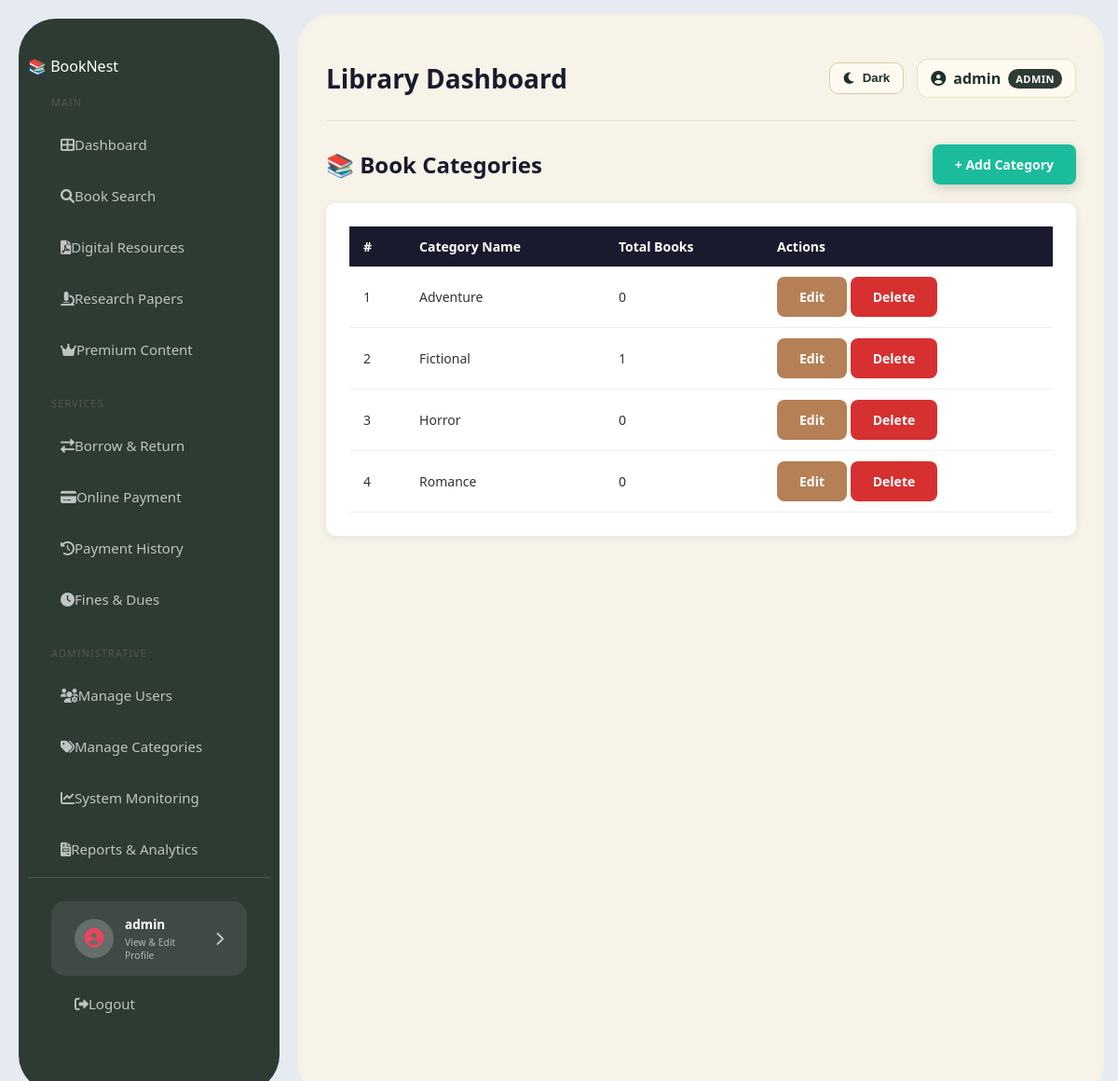
Before: /categories/ (signed in) with the older database file.
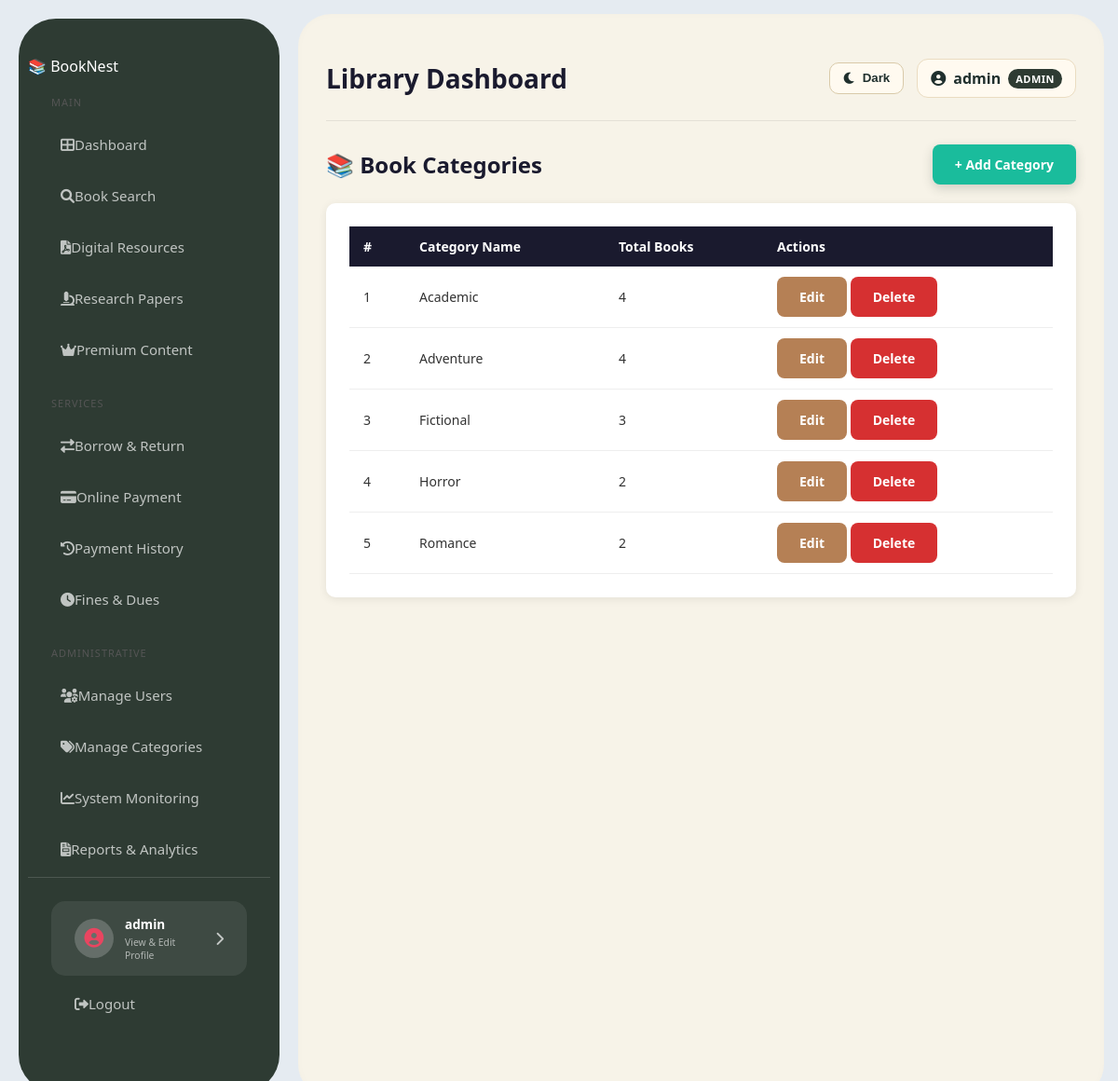
After: the same page with the newer database file.
### library/models.py (models this page shows, shortened)
class Category(models.Model):
    name = models.CharField(max_length=100, unique=True)
    class Meta:
        ordering = ['name']
        verbose_name_plural = 'Categories'

### library/views.py (the view)
# urls.py: path('categories/', views.category_list, name='category_list'),
@login_required
@user_passes_test(is_librarian_or_admin, login_url='/')
def category_list(request):
    categories = Category.objects.all().order_by('name')
    return render(request, 'library/category_list.html', {'categories': categories})

### library/models.py (called while the page is built)
    def get_full_name(self):
        if self.first_name and self.last_name:
            return f"{self.first_name} {self.last_name}"
        return self.username

### library/views.py (called while the page is built)
def is_librarian_or_admin(user):
    return user.is_authenticated and (
        user.role in [User.LIBRARIAN, User.ADMIN] or user.is_superuser
    )

### library/templates/library/category_list.html (shortened to what this page needs)
{% extends 'library/base.html' %}
{% block content %}
<div class="top-bar">
    <h2>📚 Book Categories</h2>
    <a href="{% url 'category_add' %}" class="btn btn-primary">+ Add Category</a>
</div>
<div class="table-box">
    <table>
        <thead>
            <tr>
                <th>#</th>
                <th>Category Name</th>
                <th>Total Books</th>
                <th>Actions</th>
            </tr>
        </thead>
        <tbody>
            {% for category in categories %}
            <tr>
                <td>{{ forloop.counter }}</td>
                <td>{{ category.name }}</td>
                <td>{{ category.books.count }}</td>
                <td>
                    <a href="{% url 'category_edit' category.pk %}" class="btn btn-edit">Edit</a>
                    <a href="{% url 'category_delete' category.pk %}" class="btn btn-delete"
                       onclick="return confirm('Are you sure you want to delete this category?')">
                        Delete
                    </a>
                </td>
            </tr>
            {% empty %}
            <tr>
                <td colspan="4" style="text-align:center; padding:20px; color:#666;">
                    No categories found.
                </td>
            </tr>
            {% endfor %}
        </tbody>
    </table>
</div>
{% endblock %}

Changed rows visible on the page:
added Category: name "Academic", books.count "4"
computed for Category "Adventure": books.count "0" → "4"
computed for Category "Fictional": books.count "1" → "3"
computed for Category "Horror": books.count "0" → "2"
computed for Category "Romance": books.count "0" → "2"
